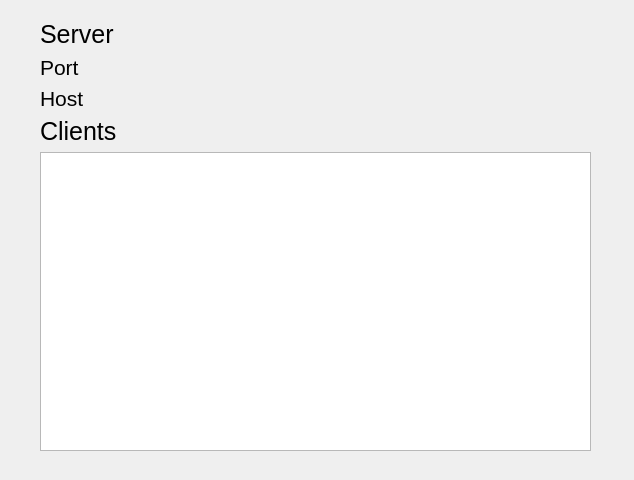
<?xml version="1.0" encoding="UTF-8"?>
<ui version="4.0">
 <class>Dialog</class>
 <widget class="QWidget" name="Dialog">
  <property name="geometry">
   <rect>
    <x>0</x>
    <y>0</y>
    <width>634</width>
    <height>480</height>
   </rect>
  </property>
  <property name="windowTitle">
   <string>Form</string>
  </property>
  <widget class="QWidget" name="verticalLayoutWidget_2">
   <property name="geometry">
    <rect>
     <x>40</x>
     <y>20</y>
     <width>551</width>
     <height>431</height>
    </rect>
   </property>
   <layout class="QVBoxLayout" name="verticalLayout_2">
    <property name="sizeConstraint">
     <enum>QLayout::SetMaximumSize</enum>
    </property>
    <item>
     <widget class="QLabel" name="label">
      <property name="font">
       <font>
        <pointsize>19</pointsize>
       </font>
      </property>
      <property name="text">
       <string>Server</string>
      </property>
     </widget>
    </item>
    <item>
     <layout class="QHBoxLayout" name="horizontalLayout_2">
      <item>
       <widget class="QLabel" name="label_4">
        <property name="font">
         <font>
          <pointsize>16</pointsize>
         </font>
        </property>
        <property name="text">
         <string>Port</string>
        </property>
       </widget>
      </item>
      <item>
       <widget class="QLabel" name="portValue">
        <property name="font">
         <font>
          <pointsize>15</pointsize>
         </font>
        </property>
        <property name="text">
         <string/>
        </property>
       </widget>
      </item>
     </layout>
    </item>
    <item>
     <layout class="QHBoxLayout" name="horizontalLayout">
      <item>
       <widget class="QLabel" name="label_2">
        <property name="font">
         <font>
          <pointsize>16</pointsize>
         </font>
        </property>
        <property name="text">
         <string>Host</string>
        </property>
       </widget>
      </item>
      <item>
       <widget class="QLabel" name="hostValue">
        <property name="font">
         <font>
          <pointsize>15</pointsize>
         </font>
        </property>
        <property name="text">
         <string/>
        </property>
       </widget>
      </item>
     </layout>
    </item>
    <item>
     <layout class="QHBoxLayout" name="horizontalLayout_3">
      <item>
       <layout class="QVBoxLayout" name="verticalLayout_3">
        <item>
         <widget class="QLabel" name="label_7">
          <property name="font">
           <font>
            <pointsize>19</pointsize>
           </font>
          </property>
          <property name="text">
           <string>Clients</string>
          </property>
         </widget>
        </item>
        <item>
         <widget class="QTableView" name="table_clients"/>
        </item>
       </layout>
      </item>
     </layout>
    </item>
   </layout>
  </widget>
 </widget>
 <resources/>
 <connections/>
</ui>
